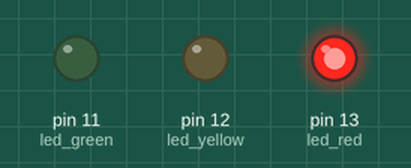
Recording of a sketch running on a simulated Arduino Uno, built with avr-gcc and run on an emulated ATmega328P. On the bench: output pins drawn as LEDs (lit = HIGH).

Above: at 2.5 s.
At 10.0 s:
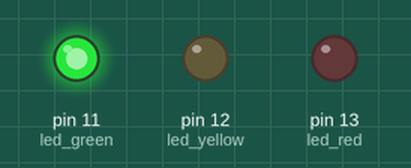
At 16.0 s:
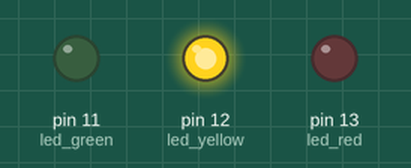
Timing chart, 0 to 22.1 s (numbered marks = the images above):
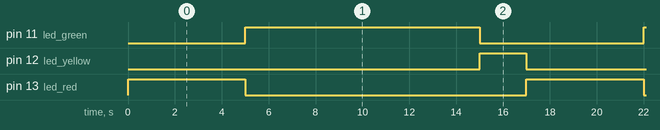

The sketch:

LarissaFrancyelid_exercicio1.ino
```cpp
/*pinos de led*/
int led_red = 13;
int led_yellow = 12;
int led_green = 11;

/*números fixos do tempo de cada luz*/
int time_red = 5000;
int time_yellow = 2000;
int time_green = 10000;

void setup()
{
  // outputs:
  pinMode(led_red, OUTPUT);
  pinMode(led_yellow, OUTPUT);
  pinMode(led_green, OUTPUT);
}

void loop()
{
  /*começando da luz vermelha*/
  //luz vermelha acende
  digitalWrite(led_red, HIGH);
  delay(time_red);
  //luz vermelha apaga
  digitalWrite(led_red, LOW);

  /*seguido da luz verde*/
  //luz verde acende
  digitalWrite(led_green, HIGH);
  delay(time_green);
  //luz verde apaga
  digitalWrite(led_green, LOW);

  /*finalizando com a luz amarela*/
  //luz amarela acende
  digitalWrite(led_yellow, HIGH);
  delay(time_yellow);
  //luz amarela apaga
  digitalWrite(led_yellow, LOW);
}
```

Measured:
- by itself, pin 11 (led_green): alternates HIGH for 10.0 s and LOW for 7.0 s
- by itself, pin 12 (led_yellow): alternates HIGH for 2.0 s and LOW for 15.0 s
- by itself, pin 13 (led_red): alternates HIGH for 5.0 s and LOW for 12.0 s
